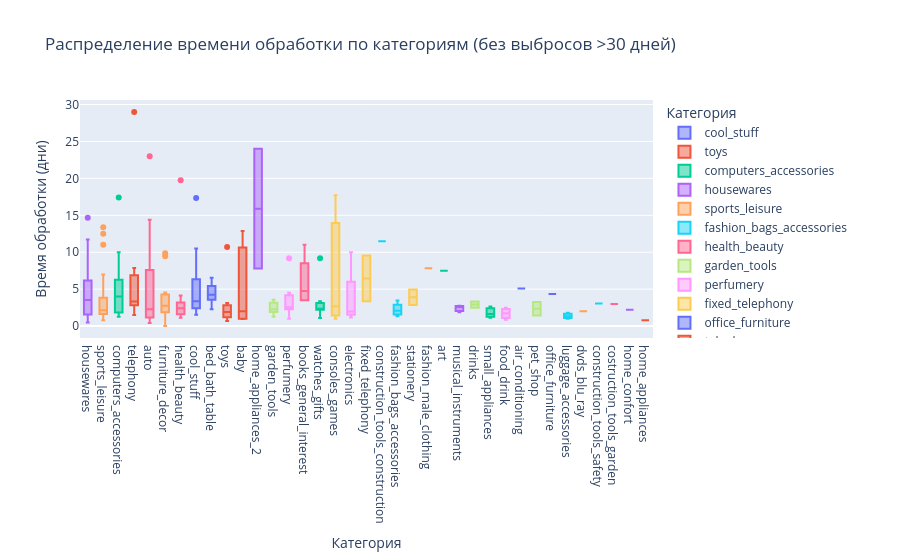

Source (notebook cell):
### Markdown cell above
### Распределение времени обработки по категориям (boxplot)
Показывает: в каких категориях продавцы работают медленнее всего – приоритет для вмешательства.

### Code cell
# Убираем выбросы для читаемости (handling_days <= 30)
filtered = seller_metrics[seller_metrics['avg_handling_days'] <= 30].dropna(subset=['avg_handling_days'])

fig = px.box(filtered,
             x='top_category',
             y='avg_handling_days',
             color='top_category',
             title='Распределение времени обработки по категориям (без выбросов >30 дней)',
             labels={'top_category': 'Категория',
                     'avg_handling_days': 'Время обработки (дни)'})
fig.update_layout(xaxis={'categoryorder':'total descending'})
fig.show()

### Figure 1 — Plotly figure (JSON) as saved in the notebook; plotly's stock layout.template omitted (floating-point values rounded to 4 significant figures)
{"data": [{"alignmentgroup": "True", "hovertemplate": "Категория=%{x}<br>Время обработки (дни)=%{y}<extra></extra>", "legendgroup": "cool_stuff", "marker": {"color": "#636efa"}, "name": "cool_stuff", "notched": false, "offsetgroup": "cool_stuff", "orientation": "v", "showlegend": true, "type": "box", "x": ["cool_stuff", "cool_stuff", "cool_stuff", "cool_stuff", "cool_stuff", "cool_stuff", "cool_stuff", "cool_stuff", "cool_stuff", "cool_stuff"], "x0": " ", "xaxis": "x", "y": [6.333, 4.188, 4.023, 2.6, 1.539, 2.049, 10.51, 17.33, 2.4, 2.717], "y0": " ", "yaxis": "y"}, {"alignmentgroup": "True", "hovertemplate": "Категория=%{x}<br>Время обработки (дни)=%{y}<extra></extra>", "legendgroup": "toys", "marker": {"color": "#EF553B"}, "name": "toys", "notched": false, "offsetgroup": "toys", "orientation": "v", "showlegend": true, "type": "box", "x": ["toys", "toys", "toys", "toys", "toys", "toys", "toys", "toys", "toys", "toys", "toys", "toys", "toys", "toys", "toys", "toys", "toys", "toys"], "x0": " ", "xaxis": "x", "y": [1.192, 1.558, 3, 10.71, 1.765, 2.575, 2.867, 2.818, 1.746, 1.429, 0.9, 3.122, 1.108, 2.025, 0.9167, 0.6842, 2.403, 2.438], "y0": " ", "yaxis": "y"}, {"alignmentgroup": "True", "hovertemplate": "Категория=%{x}<br>Время обработки (дни)=%{y}<extra></extra>", "legendgroup": "computers_accessories", "marker": {"color": "#00cc96"}, "name": "computers_accessories", "notched": false, "offsetgroup": "computers_accessories", "orientation": "v", "showlegend": true, "type": "box", "x": ["computers_accessories", "computers_accessories", "computers_accessories", "computers_accessories", "computers_accessories", "computers_accessories", "computers_accessories", "computers_accessories", "computers_accessories", "computers_accessories", "computers_accessories", "computers_accessories", "computers_accessories", "computers_accessories", "computers_accessories", "computers_accessories", "computers_accessories", "computers_accessories", "computers_accessories", "computers_accessories", "computers_accessories", "computers_accessories", "computers_accessories"], "x0": " ", "xaxis": "x", "y": [4.375, 2.714, 3.687, 4.255, 1.545, 1.474, 6.063, 17.4, 8.059, 4, 6.663, 7.69, 2.823, 1.779, 4.92, 6.333, 1.667, 10, 1.273, 5.118, 3.326, 1.321, 2.081], "y0": " ", "yaxis": "y"}, {"alignmentgroup": "True", "hovertemplate": "Категория=%{x}<br>Время обработки (дни)=%{y}<extra></extra>", "legendgroup": "housewares", "marker": {"color": "#ab63fa"}, "name": "housewares", "notched": false, "offsetgroup": "housewares", "orientation": "v", "showlegend": true, "type": "box", "x": ["housewares", "housewares", "housewares", "housewares", "housewares", "housewares", "housewares", "housewares", "housewares", "housewares", "housewares", "housewares", "housewares", "housewares", "housewares", "housewares", "housewares", "housewares", "housewares", "housewares", "housewares", "housewares", "housewares", "housewares", "housewares", "housewares", "housewares"], "x0": " ", "xaxis": "x", "y": [3.712, 1.75, 1.047, 1.519, 1.487, 1.5, 0.5, 3.527, 2.064, 6.333, 4.4, 3.696, 9.525, 5.431, 1.719, 3.413, 11.07, 7.5, 11.72, 7.783, 1.304, 5.686, 3.78, 2.239, 14.67, 1.224, 1.873], "y0": " ", "yaxis": "y"}, {"alignmentgroup": "True", "hovertemplate": "Категория=%{x}<br>Время обработки (дни)=%{y}<extra></extra>", "legendgroup": "sports_leisure", "marker": {"color": "#FFA15A"}, "name": "sports_leisure", "notched": false, "offsetgroup": "sports_leisure", "orientation": "v", "showlegend": true, "type": "box", "x": ["sports_leisure", "sports_leisure", "sports_leisure", "sports_leisure", "sports_leisure", "sports_leisure", "sports_leisure", "sports_leisure", "sports_leisure", "sports_leisure", "sports_leisure", "sports_leisure", "sports_leisure", "sports_leisure", "sports_leisure", "sports_leisure", "sports_leisure", "sports_leisure", "sports_leisure", "sports_leisure", "sports_leisure", "sports_leisure", "sports_leisure", "sports_leisure", "sports_leisure", "sports_leisure", "sports_leisure", "sports_leisure", "sports_leisure", "sports_leisure", "sports_leisure", "sports_leisure"], "x0": " ", "xaxis": "x", "y": [2.046, 1.394, 1.636, 4, 2.077, 2, 1.459, 11, 2.037, 3.49, 1.348, 2.234, 5, 1.462, 7, 3, 1.615, 4.2, 1.249, 13.38, 0.8, 1.867, 1.446, 2.158, 2.464, 4.75, 3.14, 2.122, 2.971, 2.136, 12.5, 3.655], "y0": " ", "yaxis": "y"}, {"alignmentgroup": "True", "hovertemplate": "Категория=%{x}<br>Время обработки (дни)=%{y}<extra></extra>", "legendgroup": "fashion_bags_accessories", "marker": {"color": "#19d3f3"}, "name": "fashion_bags_accessories", "notched": false, "offsetgroup": "fashion_bags_accessories", "orientation": "v", "showlegend": true, "type": "box", "x": ["fashion_bags_accessories", "fashion_bags_accessories", "fashion_bags_accessories", "fashion_bags_accessories"], "x0": " ", "xaxis": "x", "y": [1.821, 2.318, 3.47, 1.333], "y0": " ", "yaxis": "y"}, {"alignmentgroup": "True", "hovertemplate": "Категория=%{x}<br>Время обработки (дни)=%{y}<extra></extra>", "legendgroup": "health_beauty", "marker": {"color": "#FF6692"}, "name": "health_beauty", "notched": false, "offsetgroup": "health_beauty", "orientation": "v", "showlegend": true, "type": "box", "x": ["health_beauty", "health_beauty", "health_beauty", "health_beauty", "health_beauty", "health_beauty", "health_beauty", "health_beauty", "health_beauty", "health_beauty", "health_beauty", "health_beauty", "health_beauty", "health_beauty", "health_beauty", "health_beauty"], "x0": " ", "xaxis": "x", "y": [2.262, 3.538, 1.5, 2, 2.882, 1.714, 2.444, 1.136, 1.141, 4.158, 2.544, 1.227, 2.809, 4.12, 2.358, 19.75], "y0": " ", "yaxis": "y"}, {"alignmentgroup": "True", "hovertemplate": "Категория=%{x}<br>Время обработки (дни)=%{y}<extra></extra>", "legendgroup": "garden_tools", "marker": {"color": "#B6E880"}, "name": "garden_tools", "notched": false, "offsetgroup": "garden_tools", "orientation": "v", "showlegend": true, "type": "box", "x": ["garden_tools", "garden_tools", "garden_tools", "garden_tools", "garden_tools", "garden_tools", "garden_tools", "garden_tools", "garden_tools", "garden_tools", "garden_tools"], "x0": " ", "xaxis": "x", "y": [2.075, 3.56, 1.889, 1.277, 2.609, 1.432, 3.25, 2, 2.286, 3, 3.214], "y0": " ", "yaxis": "y"}, {"alignmentgroup": "True", "hovertemplate": "Категория=%{x}<br>Время обработки (дни)=%{y}<extra></extra>", "legendgroup": "perfumery", "marker": {"color": "#FF97FF"}, "name": "perfumery", "notched": false, "offsetgroup": "perfumery", "orientation": "v", "showlegend": true, "type": "box", "x": ["perfumery", "perfumery", "perfumery", "perfumery", "perfumery", "perfumery", "perfumery"], "x0": " ", "xaxis": "x", "y": [2.554, 9.171, 4.5, 2.197, 3.273, 2.5, 1], "y0": " ", "yaxis": "y"}, {"alignmentgroup": "True", "hovertemplate": "Категория=%{x}<br>Время обработки (дни)=%{y}<extra></extra>", "legendgroup": "fixed_telephony", "marker": {"color": "#FECB52"}, "name": "fixed_telephony", "notched": false, "offsetgroup": "fixed_telephony", "orientation": "v", "showlegend": true, "type": "box", "x": ["fixed_telephony", "fixed_telephony"], "x0": " ", "xaxis": "x", "y": [3.349, 9.571], "y0": " ", "yaxis": "y"}, {"alignmentgroup": "True", "hovertemplate": "Категория=%{x}<br>Время обработки (дни)=%{y}<extra></extra>", "legendgroup": "office_furniture", "marker": {"color": "#636efa"}, "name": "office_furniture", "notched": false, "offsetgroup": "office_furniture", "orientation": "v", "showlegend": true, "type": "box", "x": ["office_furniture"], "x0": " ", "xaxis": "x", "y": [4.333], "y0": " ", "yaxis": "y"}, {"alignmentgroup": "True", "hovertemplate": "Категория=%{x}<br>Время обработки (дни)=%{y}<extra></extra>", "legendgroup": "telephony", "marker": {"color": "#EF553B"}, "name": "telephony", "notched": false, "offsetgroup": "telephony", "orientation": "v", "showlegend": true, "type": "box", "x": ["telephony", "telephony", "telephony", "telephony", "telephony", "telephony", "telephony", "telephony", "telephony", "telephony", "telephony"], "x0": " ", "xaxis": "x", "y": [2.166, 2.8, 1.502, 4.351, 5.033, 7.857, 3.314, 29, 2.948, 7.5, 3.067], "y0": " ", "yaxis": "y"}, {"alignmentgroup": "True", "hovertemplate": "Категория=%{x}<br>Время обработки (дни)=%{y}<extra></extra>", "legendgroup": "small_appliances", "marker": {"color": "#00cc96"}, "name": "small_appliances", "notched": false, "offsetgroup": "small_appliances", "orientation": "v", "showlegend": true, "type": "box", "x": ["small_appliances", "small_appliances", "small_appliances"], "x0": " ", "xaxis": "x", "y": [2.667, 1.655, 1.143], "y0": " ", "yaxis": "y"}, {"alignmentgroup": "True", "hovertemplate": "Категория=%{x}<br>Время обработки (дни)=%{y}<extra></extra>", "legendgroup": "home_confort", "marker": {"color": "#ab63fa"}, "name": "home_confort", "notched": false, "offsetgroup": "home_confort", "orientation": "v", "showlegend": true, "type": "box", "x": ["home_confort"], "x0": " ", "xaxis": "x", "y": [2.207], "y0": " ", "yaxis": "y"}, {"alignmentgroup": "True", "hovertemplate": "Категория=%{x}<br>Время обработки (дни)=%{y}<extra></extra>", "legendgroup": "furniture_decor", "marker": {"color": "#FFA15A"}, "name": "furniture_decor", "notched": false, "offsetgroup": "furniture_decor", "orientation": "v", "showlegend": true, "type": "box", "x": ["furniture_decor", "furniture_decor", "furniture_decor", "furniture_decor", "furniture_decor", "furniture_decor", "furniture_decor", "furniture_decor", "furniture_decor", "furniture_decor", "furniture_decor", "furniture_decor", "furniture_decor", "furniture_decor", "furniture_decor", "furniture_decor", "furniture_decor"], "x0": " ", "xaxis": "x", "y": [4.565, 1.148, 1.904, 2.423, 2, 3.282, 1.84, 0, 3.609, 2.75, 9.875, 2.024, 0, 3.562, 4.429, 9.467, 4.25], "y0": " ", "yaxis": "y"}, {"alignmentgroup": "True", "hovertemplate": "Категория=%{x}<br>Время обработки (дни)=%{y}<extra></extra>", "legendgroup": "luggage_accessories", "marker": {"color": "#19d3f3"}, "name": "luggage_accessories", "notched": false, "offsetgroup": "luggage_accessories", "orientation": "v", "showlegend": true, "type": "box", "x": ["luggage_accessories", "luggage_accessories", "luggage_accessories"], "x0": " ", "xaxis": "x", "y": [1.321, 1.795, 1], "y0": " ", "yaxis": "y"}, {"alignmentgroup": "True", "hovertemplate": "Категория=%{x}<br>Время обработки (дни)=%{y}<extra></extra>", "legendgroup": "auto", "marker": {"color": "#FF6692"}, "name": "auto", "notched": false, "offsetgroup": "auto", "orientation": "v", "showlegend": true, "type": "box", "x": ["auto", "auto", "auto", "auto", "auto", "auto", "auto", "auto", "auto", "auto", "auto", "auto", "auto"], "x0": " ", "xaxis": "x", "y": [0.6818, 2.25, 9.75, 23, 0.4286, 2.609, 14.4, 1.375, 1.346, 2.276, 3, 0.5, 6.875], "y0": " ", "yaxis": "y"}, {"alignmentgroup": "True", "hovertemplate": "Категория=%{x}<br>Время обработки (дни)=%{y}<extra></extra>", "legendgroup": "pet_shop", "marker": {"color": "#B6E880"}, "name": "pet_shop", "notched": false, "offsetgroup": "pet_shop", "orientation": "v", "showlegend": true, "type": "box", "x": ["pet_shop", "pet_shop"], "x0": " ", "xaxis": "x", "y": [3.25, 1.441], "y0": " ", "yaxis": "y"}, {"alignmentgroup": "True", "hovertemplate": "Категория=%{x}<br>Время обработки (дни)=%{y}<extra></extra>", "legendgroup": "food_drink", "marker": {"color": "#FF97FF"}, "name": "food_drink", "notched": false, "offsetgroup": "food_drink", "orientation": "v", "showlegend": true, "type": "box", "x": ["food_drink", "food_drink", "food_drink"], "x0": " ", "xaxis": "x", "y": [2.5, 1.727, 0.875], "y0": " ", "yaxis": "y"}, {"alignmentgroup": "True", "hovertemplate": "Категория=%{x}<br>Время обработки (дни)=%{y}<extra></extra>", "legendgroup": "stationery", "marker": {"color": "#FECB52"}, "name": "stationery", "notched": false, "offsetgroup": "stationery", "orientation": "v", "showlegend": true, "type": "box", "x": ["stationery", "stationery"], "x0": " ", "xaxis": "x", "y": [2.871, 4.953], "y0": " ", "yaxis": "y"}, {"alignmentgroup": "True", "hovertemplate": "Категория=%{x}<br>Время обработки (дни)=%{y}<extra></extra>", "legendgroup": "bed_bath_table", "marker": {"color": "#636efa"}, "name": "bed_bath_table", "notched": false, "offsetgroup": "bed_bath_table", "orientation": "v", "showlegend": true, "type": "box", "x": ["bed_bath_table", "bed_bath_table", "bed_bath_table", "bed_bath_table", "bed_bath_table", "bed_bath_table", "bed_bath_table", "bed_bath_table", "bed_bath_table", "bed_bath_table", "bed_bath_table"], "x0": " ", "xaxis": "x", "y": [3.961, 2.271, 5.412, 3.823, 2.414, 5.5, 4.75, 6.548, 3.461, 4.26, 5.455], "y0": " ", "yaxis": "y"}, {"alignmentgroup": "True", "hovertemplate": "Категория=%{x}<br>Время обработки (дни)=%{y}<extra></extra>", "legendgroup": "baby", "marker": {"color": "#EF553B"}, "name": "baby", "notched": false, "offsetgroup": "baby", "orientation": "v", "showlegend": true, "type": "box", "x": ["baby", "baby", "baby", "baby", "baby", "baby", "baby"], "x0": " ", "xaxis": "x", "y": [0.9697, 12.88, 2.013, 1, 5.792, 12.26, 1], "y0": " ", "yaxis": "y"}, {"alignmentgroup": "True", "hovertemplate": "Категория=%{x}<br>Время обработки (дни)=%{y}<extra></extra>", "legendgroup": "watches_gifts", "marker": {"color": "#00cc96"}, "name": "watches_gifts", "notched": false, "offsetgroup": "watches_gifts", "orientation": "v", "showlegend": true, "type": "box", "x": ["watches_gifts", "watches_gifts", "watches_gifts", "watches_gifts", "watches_gifts", "watches_gifts", "watches_gifts"], "x0": " ", "xaxis": "x", "y": [2.244, 3.351, 1.101, 2.352, 2.418, 9.188, 2.216], "y0": " ", "yaxis": "y"}, {"alignmentgroup": "True", "hovertemplate": "Категория=%{x}<br>Время обработки (дни)=%{y}<extra></extra>", "legendgroup": "home_appliances_2", "marker": {"color": "#ab63fa"}, "name": "home_appliances_2", "notched": false, "offsetgroup": "home_appliances_2", "orientation": "v", "showlegend": true, "type": "box", "x": ["home_appliances_2", "home_appliances_2"], "x0": " ", "xaxis": "x", "y": [7.806, 24], "y0": " ", "yaxis": "y"}, {"alignmentgroup": "True", "hovertemplate": "Категория=%{x}<br>Время обработки (дни)=%{y}<extra></extra>", "legendgroup": "dvds_blu_ray", "marker": {"color": "#FFA15A"}, "name": "dvds_blu_ray", "notched": false, "offsetgroup": "dvds_blu_ray", "orientation": "v", "showlegend": true, "type": "box", "x": ["dvds_blu_ray", "dvds_blu_ray"], "x0": " ", "xaxis": "x", "y": [2, 2], "y0": " ", "yaxis": "y"}, {"alignmentgroup": "True", "hovertemplate": "Категория=%{x}<br>Время обработки (дни)=%{y}<extra></extra>", "legendgroup": "construction_tools_safety", "marker": {"color": "#19d3f3"}, "name": "construction_tools_safety", "notched": false, "offsetgroup": "construction_tools_safety", "orientation": "v", "showlegend": true, "type": "box", "x": ["construction_tools_safety"], "x0": " ", "xaxis": "x", "y": [3.049], "y0": " ", "yaxis": "y"}, {"alignmentgroup": "True", "hovertemplate": "Категория=%{x}<br>Время обработки (дни)=%{y}<extra></extra>", "legendgroup": "books_general_interest", "marker": {"color": "#FF6692"}, "name": "books_general_interest", "notched": false, "offsetgroup": "books_general_interest", "orientation": "v", "showlegend": true, "type": "box", "x": ["books_general_interest", "books_general_interest", "books_general_interest", "books_general_interest"], "x0": " ", "xaxis": "x", "y": [3.5, 6, 3.5, 11], "y0": " ", "yaxis": "y"}, {"alignmentgroup": "True", "hovertemplate": "Категория=%{x}<br>Время обработки (дни)=%{y}<extra></extra>", "legendgroup": "drinks", "marker": {"color": "#B6E880"}, "name": "drinks", "notched": false, "offsetgroup": "drinks", "orientation": "v", "showlegend": true, "type": "box", "x": ["drinks", "drinks"], "x0": " ", "xaxis": "x", "y": [3.333, 2.5], "y0": " ", "yaxis": "y"}, {"alignmentgroup": "True", "hovertemplate": "Категория=%{x}<br>Время обработки (дни)=%{y}<extra></extra>", "legendgroup": "electronics", "marker": {"color": "#FF97FF"}, "name": "electronics", "notched": false, "offsetgroup": "electronics", "orientation": "v", "showlegend": true, "type": "box", "x": ["electronics", "electronics", "electronics", "electronics"], "x0": " ", "xaxis": "x", "y": [10, 2, 1.929, 1.167], "y0": " ", "yaxis": "y"}, {"alignmentgroup": "True", "hovertemplate": "Категория=%{x}<br>Время обработки (дни)=%{y}<extra></extra>", "legendgroup": "consoles_games", "marker": {"color": "#FECB52"}, "name": "consoles_games", "notched": false, "offsetgroup": "consoles_games", "orientation": "v", "showlegend": true, "type": "box", "x": ["consoles_games", "consoles_games", "consoles_games"], "x0": " ", "xaxis": "x", "y": [17.7, 0.994, 2.696], "y0": " ", "yaxis": "y"}, {"alignmentgroup": "True", "hovertemplate": "Категория=%{x}<br>Время обработки (дни)=%{y}<extra></extra>", "legendgroup": "air_conditioning", "marker": {"color": "#636efa"}, "name": "air_conditioning", "notched": false, "offsetgroup": "air_conditioning", "orientation": "v", "showlegend": true, "type": "box", "x": ["air_conditioning"], "x0": " ", "xaxis": "x", "y": [5.08], "y0": " ", "yaxis": "y"}, {"alignmentgroup": "True", "hovertemplate": "Категория=%{x}<br>Время обработки (дни)=%{y}<extra></extra>", "legendgroup": "home_appliances", "marker": {"color": "#EF553B"}, "name": "home_appliances", "notched": false, "offsetgroup": "home_appliances", "orientation": "v", "showlegend": true, "type": "box", "x": ["home_appliances"], "x0": " ", "xaxis": "x", "y": [0.7857], "y0": " ", "yaxis": "y"}, {"alignmentgroup": "True", "hovertemplate": "Категория=%{x}<br>Время обработки (дни)=%{y}<extra></extra>", "legendgroup": "art", "marker": {"color": "#00cc96"}, "name": "art", "notched": false, "offsetgroup": "art", "orientation": "v", "showlegend": true, "type": "box", "x": ["art"], "x0": " ", "xaxis": "x", "y": [7.5], "y0": " ", "yaxis": "y"}, {"alignmentgroup": "True", "hovertemplate": "Категория=%{x}<br>Время обработки (дни)=%{y}<extra></extra>", "legendgroup": "musical_instruments", "marker": {"color": "#ab63fa"}, "name": "musical_instruments", "notched": false, "offsetgroup": "musical_instruments", "orientation": "v", "showlegend": true, "type": "box", "x": ["musical_instruments", "musical_instruments", "musical_instruments"], "x0": " ", "xaxis": "x", "y": [2.6, 1.867, 2.757], "y0": " ", "yaxis": "y"}, {"alignmentgroup": "True", "hovertemplate": "Категория=%{x}<br>Время обработки (дни)=%{y}<extra></extra>", "legendgroup": "fashion_male_clothing", "marker": {"color": "#FFA15A"}, "name": "fashion_male_clothing", "notched": false, "offsetgroup": "fashion_male_clothing", "orientation": "v", "showlegend": true, "type": "box", "x": ["fashion_male_clothing"], "x0": " ", "xaxis": "x", "y": [7.818], "y0": " ", "yaxis": "y"}, {"alignmentgroup": "True", "hovertemplate": "Категория=%{x}<br>Время обработки (дни)=%{y}<extra></extra>", "legendgroup": "construction_tools_construction", "marker": {"color": "#19d3f3"}, "name": "construction_tools_construction", "notched": false, "offsetgroup": "construction_tools_construction", "orientation": "v", "showlegend": true, "type": "box", "x": ["construction_tools_construction"], "x0": " ", "xaxis": "x", "y": [11.5], "y0": " ", "yaxis": "y"}, {"alignmentgroup": "True", "hovertemplate": "Категория=%{x}<br>Время обработки (дни)=%{y}<extra></extra>", "legendgroup": "costruction_tools_garden", "marker": {"color": "#FF6692"}, "name": "costruction_tools_garden", "notched": false, "offsetgroup": "costruction_tools_garden", "orientation": "v", "showlegend": true, "type": "box", "x": ["costruction_tools_garden"], "x0": " ", "xaxis": "x", "y": [3], "y0": " ", "yaxis": "y"}], "layout": {"boxmode": "overlay", "legend": {"title": {"text": "Категория"}, "tracegroupgap": 0}, "title": {"text": "Распределение времени обработки по категориям (без выбросов >30 дней)"}, "xaxis": {"anchor": "y", "categoryarray": ["cool_stuff", "toys", "computers_accessories", "housewares", "sports_leisure", "fashion_bags_accessories", "health_beauty", "garden_tools", "perfumery", "fixed_telephony", "office_furniture", "telephony", "small_appliances", "home_confort", "furniture_decor", "luggage_accessories", "auto", "pet_shop", "food_drink", "stationery", "bed_bath_table", "baby", "watches_gifts", "home_appliances_2", "dvds_blu_ray", "construction_tools_safety", "books_general_interest", "drinks", "electronics", "consoles_games", "air_conditioning", "home_appliances", "art", "musical_instruments", "fashion_male_clothing", "construction_tools_construction", "costruction_tools_garden"], "categoryorder": "total descending", "domain": [0, 1], "title": {"text": "Категория"}}, "yaxis": {"anchor": "x", "domain": [0, 1], "title": {"text": "Время обработки (дни)"}}}}
